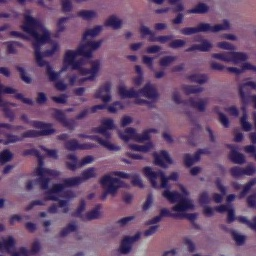
#> input picture Semester 6/PAI/Trabalho/images/103_103_3_1536_512.jpg, 256 x 256 px; its folder holds 4 pictures in this run
$ python main.py
#> lines starting #> are read from the running program, lines starting #| are printed output that depends on the picture; after the words box and inside, x2 and y2 are one past the last pixel; in counts of white or black regions, pixels touching at a corner belong together
#> further down, img is the input picture: shape (256, 256, 3); mean B, G, R 114.9, 73.6, 111.1
import os
import cv2
import numpy as np
import pandas as pd
import matplotlib.pyplot as plt
from scipy.spatial import distance
import itertools

# Caminhos dos arquivos de entrada e saída
image_dir = "images"
output_csv = "descritores_nucleos.csv"
excel_path = "patient-clinical-data.xlsx"
log_path = "erros_log.txt"

# Extrai descritores morfológicos de núcleos celulares a partir de uma imagem colorida.
def extrair_descritores(imagem_bgr):
    try:
        # Converter para escala de cinza
        imagem_gray = cv2.cvtColor(imagem_bgr, cv2.COLOR_BGR2GRAY)
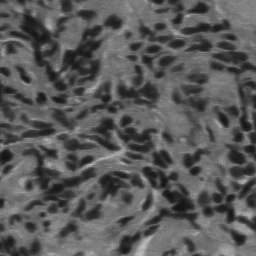
#> imagem_gray: shape (256, 256); min 16, max 194, mean 89.5

        # Remover fundo claro (valores muito altos)
        fundo = cv2.inRange(imagem_bgr, (200, 200, 200), (255, 255, 255))
#> fundo: shape (256, 256); every value is 0

        # Binarização
        blur = cv2.GaussianBlur(imagem_gray, (5, 5), 0)
        _, binaria = cv2.threshold(blur, 90, 255, cv2.THRESH_BINARY_INV)
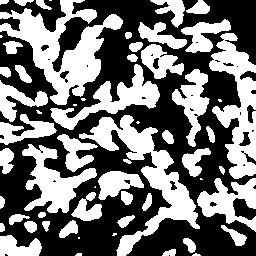
#> binaria: shape (256, 256); 45.4% white; 59 white regions (13 under 20 px), largest, box (x1, y1, x2, y2) and area: (0, 0, 123, 105) 4866, (79, 115, 200, 256) 4136, (209, 33, 256, 179) 3323

        # Remoção de ruído
        limpa = cv2.morphologyEx(binaria, cv2.MORPH_OPEN, np.ones((3, 3), np.uint8), iterations=1)
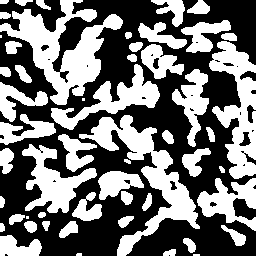
#> limpa: shape (256, 256); 45% white; 53 white regions (5 under 20 px)

        # Remover fundo identificado anteriormente
        limpa[fundo == 255] = 0

        # Encontrar contornos dos núcleos
        contornos, _ = cv2.findContours(limpa, cv2.RETR_EXTERNAL, cv2.CHAIN_APPROX_SIMPLE)
#> contornos = 53 contours, 6 with area under 20; largest, box (x1, y1, x2, y2) and area: (0, 0, 123, 105) 4530, (79, 115, 200, 256) 3832, (209, 41, 256, 179) 3078, (22, 144, 97, 213) 1972, (51, 64, 160, 130) 1916

        descritores = []
        centros = []
        raios = []

        for contorno in contornos:
            area = cv2.contourArea(contorno)
            if area == 0: continue

            perimetro = cv2.arcLength(contorno, True)
            circularidade = 4 * np.pi * area / (perimetro ** 2) if perimetro != 0 else 0

            if len(contorno) >= 5:
                (_, _), (MA, ma), _ = cv2.fitEllipse(contorno)
                excentricidade = np.sqrt(1 - (MA / ma) ** 2) if ma != 0 else 0
            else:
                excentricidade = 0

            M = cv2.moments(contorno)
            if M["m00"] == 0: continue

            cx = int(M["m10"] / M["m00"])
            cy = int(M["m01"] / M["m00"])

            raio_eq = np.sqrt(area / np.pi)

            centros.append((cx, cy))
            raios.append(raio_eq)
            descritores.append([area, circularidade, excentricidade, 0])  # último campo será distância relativa
#> this loop made 53 passes
#> (area, perimetro, circularidade, MA, ma, excentricidade, cx, cy) on passes 3, 4, 5, 6, 7, 8, 9, 10, 11, 13, 14, 15: (54.5, 33.9, 0.596, 5.59, 16.52, 0.941, 169, 252), (100.5, 43.21, 0.676, 9.1, 16.29, 0.829, 189, 244), (558.5, 130.2, 0.414, 27.78, 40.46, 0.727, 18, 247), (181, 72.77, 0.43, 10.91, 28.7, 0.925, 235, 235), (27.5, 22.24, 0.699, 6.76, 8.58, 0.615, 1, 227), (171, 57.46, 0.651, 12.58, 21.25, 0.806, 68, 229), (43, 28.49, 0.666, 6.64, 15.61, 0.905, 45, 224), (100.5, 38.38, 0.857, 10.45, 13.07, 0.6, 30, 226), (99.5, 43.21, 0.67, 8.55, 17.24, 0.868, 124, 220), (93.5, 43.56, 0.619, 8.39, 17.01, 0.87, 15, 218), (29, 20.49, 0.868, 5.3, 7.77, 0.732, 41, 214), (35.5, 27.07, 0.609, 6.29, 11.59, 0.84, 1, 201)
#> after the loop, centros = 53 pairs, first value 0 to 237, second value 1 to 254; descritores = 53 items, first 6: [6, 0.385, 0, 0], [9.5, 0.663, 0.789, 0], [54.5, 0.596, 0.941, 0], [100.5, 0.676, 0.829, 0], [558.5, 0.414, 0.727, 0], [181, 0.43, 0.925, 0]; raios = 53 values, max 37.97 at index 49, min 0.798 at index 41, mean 9.4

        # Cálculo da distância relativa
        for i, (cx, cy) in enumerate(centros):
            dists = [distance.euclidean((cx, cy), c2) for j, c2 in enumerate(centros) if j != i]
            dist_rel = min(dists) / raios[i] if dists and raios[i] != 0 else 0
            descritores[i][3] = dist_rel
#> this loop made 53 passes
#> (cx, cy, dist_rel) on passes 1 to 12: (196, 254, 8.83), (78, 254, 15.48), (169, 252, 5.17), (189, 244, 2.16), (18, 247, 1.81), (235, 235, 4.57), (1, 227, 5.63), (68, 229, 3.19), (45, 224, 2.91), (30, 226, 1.68), (124, 220, 4.1), (27, 217, 8.41)
#> after the loop, descritores = 53 items, first 6: [6, 0.385, 0, 8.83], [9.5, 0.663, 0.789, 15.48], [54.5, 0.596, 0.941, 5.17], [100.5, 0.676, 0.829, 2.16], [558.5, 0.414, 0.727, 1.81], [181, 0.43, 0.925, 4.57]

        return np.array(descritores)

    except Exception as e:
        raise RuntimeError(f"Erro na extração de descritores: {str(e)}")

# Processar imagens
# Processar imagens
dados = []

for nome_arquivo in os.listdir(image_dir):
    caminho = os.path.join(image_dir, nome_arquivo)
    img = cv2.imread(caminho)
    if img is None:
        print(f"Erro ao ler a imagem {nome_arquivo}")
        continue

    descritores = extrair_descritores(img)
#> descritores = 53 rows, first 6: [6, 0.385, 0, 8.83], [9.5, 0.663, 0.789, 15.48], [54.5, 0.596, 0.941, 5.17], [100.5, 0.676, 0.829, 2.16], [558.5, 0.414, 0.727, 1.81], [181, 0.43, 0.925, 4.57]

    if descritores.shape[0] == 0:
        print(f"Nenhum núcleo encontrado na imagem {nome_arquivo}")

        # Se já existem dados, usar a média dos dados anteriores
        if dados:
            medias_gerais = pd.DataFrame(dados).mean(numeric_only=True)
            dados.append({
                "imagem": nome_arquivo,
                "media_area": medias_gerais["media_area"],
                "dp_area": medias_gerais["dp_area"],
                "media_circularidade": medias_gerais["media_circularidade"],
                "dp_circularidade": medias_gerais["dp_circularidade"],
                "media_excentricidade": medias_gerais["media_excentricidade"],
                "dp_excentricidade": medias_gerais["dp_excentricidade"],
                "media_dist_relativa": medias_gerais["media_dist_relativa"],
                "dp_dist_relativa": medias_gerais["dp_dist_relativa"],
                "num_nucleos": 0  # Zero núcleos detectados
            })
        else:
            # Se for a primeira imagem e não há dados, preenche com zero ou NaN
            dados.append({
                "imagem": nome_arquivo,
                "media_area": np.nan,
                "dp_area": np.nan,
                "media_circularidade": np.nan,
                "dp_circularidade": np.nan,
                "media_excentricidade": np.nan,
                "dp_excentricidade": np.nan,
                "media_dist_relativa": np.nan,
                "dp_dist_relativa": np.nan,
                "num_nucleos": 0
            })
        continue

    medias = np.mean(descritores, axis=0)
#> medias = [509.1, 0.524, 0.713, 4.58]
    desvios = np.std(descritores, axis=0)
#> desvios = [934, 0.237, 0.258, 4.62]

    dados.append({
        "imagem": nome_arquivo,
        "media_area": medias[0],
        "dp_area": desvios[0],
        "media_circularidade": medias[1],
        "dp_circularidade": desvios[1],
        "media_excentricidade": medias[2],
        "dp_excentricidade": desvios[2],
        "media_dist_relativa": medias[3],
        "dp_dist_relativa": desvios[3],
        "num_nucleos": descritores.shape[0]
    })
#> pass 2 of the loop `for nome_arquivo in os.listdir(image_dir):`:
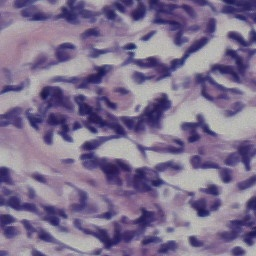
#> input picture Semester 6/PAI/Trabalho/images/1046_1046_2_2048_512.jpg, 256 x 256 px
#> img is the input picture: shape (256, 256, 3); mean B, G, R 144.8, 114, 128.6
#> in extrair_descritores (call 2), `_, binaria = cv2.threshold(blur, 90, 255, cv2.THRESH_BINARY_INV)`:
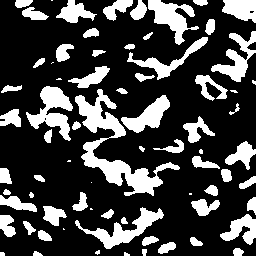
#> binaria: shape (256, 256); 26% white; 73 white regions (14 under 20 px), largest, box (x1, y1, x2, y2) and area: (75, 89, 180, 196) 2772, (26, 86, 73, 141) 1151, (75, 207, 164, 249) 1056
#> in extrair_descritores (call 2), `limpa = cv2.morphologyEx(binaria, cv2.MORPH_OPEN, np.ones((3, 3), np.u..`:
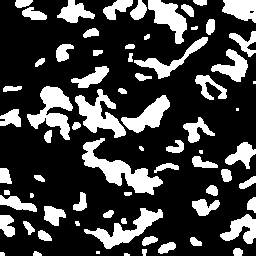
#> limpa: shape (256, 256); 25.3% white; 72 white regions (8 under 20 px)
#> contornos = 72 contours, 13 with area under 20; largest, box (x1, y1, x2, y2) and area: (82, 138, 163, 195) 1351, (27, 86, 73, 140) 1019, (75, 89, 126, 138) 975, (84, 208, 163, 249) 902, (148, 0, 187, 44) 764
#> the loop in extrair_descritores (call 2), `for contorno in contornos:` made 72 passes
#> (area, perimetro, circularidade, MA, ma, excentricidade, cx, cy) on passes 4, 5, 6, 7, 8, 9, 10, 12: (23, 21.66, 0.616, 6.75, 10.83, 0.782, 36, 253), (20, 18.83, 0.709, 4.24, 9.7, 0.899, 143, 251), (54, 28.49, 0.836, 8.5, 9.44, 0.434, 237, 251), (116, 47.8, 0.638, 8.34, 19.74, 0.906, 166, 247), (61.5, 32.73, 0.722, 7.64, 13.51, 0.825, 194, 241), (87, 40.97, 0.651, 7.33, 16.72, 0.899, 148, 240), (89.5, 39.56, 0.719, 8.2, 15.97, 0.858, 43, 235), (68, 39.8, 0.539, 7.24, 15.7, 0.887, 28, 227)
#> the loop in extrair_descritores (call 2), `for i, (cx, cy) in enumerate(centros):` made 72 passes
#> (cx, cy) on passes 1 to 8: (126, 254), (1, 253), (97, 252), (36, 253), (143, 251), (237, 251), (166, 247), (194, 241)
#> pass 3 of the loop `for nome_arquivo in os.listdir(image_dir):`:
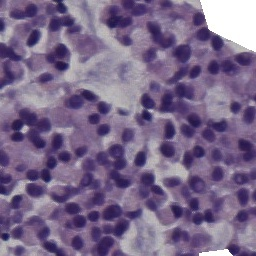
#> input picture Semester 6/PAI/Trabalho/images/1047_1047_1_256_256.jpg, 256 x 256 px
#> img is the input picture: shape (256, 256, 3); mean B, G, R 138.4, 104.1, 122
#> in extrair_descritores (call 3), `fundo = cv2.inRange(imagem_bgr, (200, 200, 200), (255, 255, 255))`:
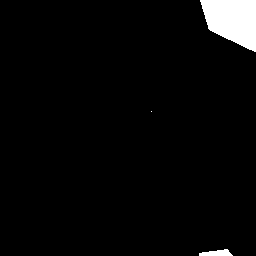
#> fundo: shape (256, 256); 3.4% white; 3 white regions (1 under 20 px), largest, box (x1, y1, x2, y2) and area: (200, 0, 256, 52) 2084, (199, 249, 233, 256) 163
#> binaria: shape (256, 256); 31.2% white; 63 white regions (6 under 20 px), largest, box (x1, y1, x2, y2) and area: (51, 144, 141, 256) 3605, (147, 22, 229, 142) 2521, (171, 176, 223, 225) 1108
#> in extrair_descritores (call 3), `limpa = cv2.morphologyEx(binaria, cv2.MORPH_OPEN, np.ones((3, 3), np.u..`:
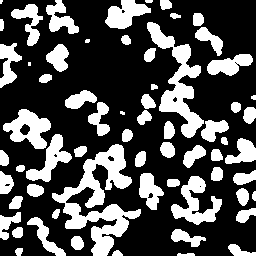
#> limpa: shape (256, 256); 30.8% white; 64 white regions (4 under 20 px), largest, box (x1, y1, x2, y2) and area: (52, 144, 141, 256) 3519, (147, 22, 204, 138) 2132, (171, 176, 222, 225) 1099
#> the loop in extrair_descritores (call 3), `for contorno in contornos:` made 64 passes
#> contorno on pass 47: [[28, 62], [28, 65], [30, 65], [30, 62]]
#> the loop in extrair_descritores (call 3), `for i, (cx, cy) in enumerate(centros):` made 64 passes
#> (cx, cy) on passes 1 to 8: (185, 254), (116, 252), (18, 251), (238, 250), (76, 242), (185, 237), (17, 232), (45, 236)
#> the loop made 4 passes; the first 3 are shown

# Criar DataFrame e salvar CSV
df_descritores = pd.DataFrame(dados)

if not df_descritores.empty:
    df_descritores["Patient ID"] = df_descritores["imagem"].str.extract(r"(\d+)_").astype(int)

    # 🔥 ORDENAR POR Patient ID EM ORDEM CRESCENTE
    df_descritores = df_descritores.sort_values(by="Patient ID")

    df_descritores.to_csv(output_csv, index=False)

    # Juntar com dados clínicos
#> (the run stopped early here; a loop or call above may not have finished)
